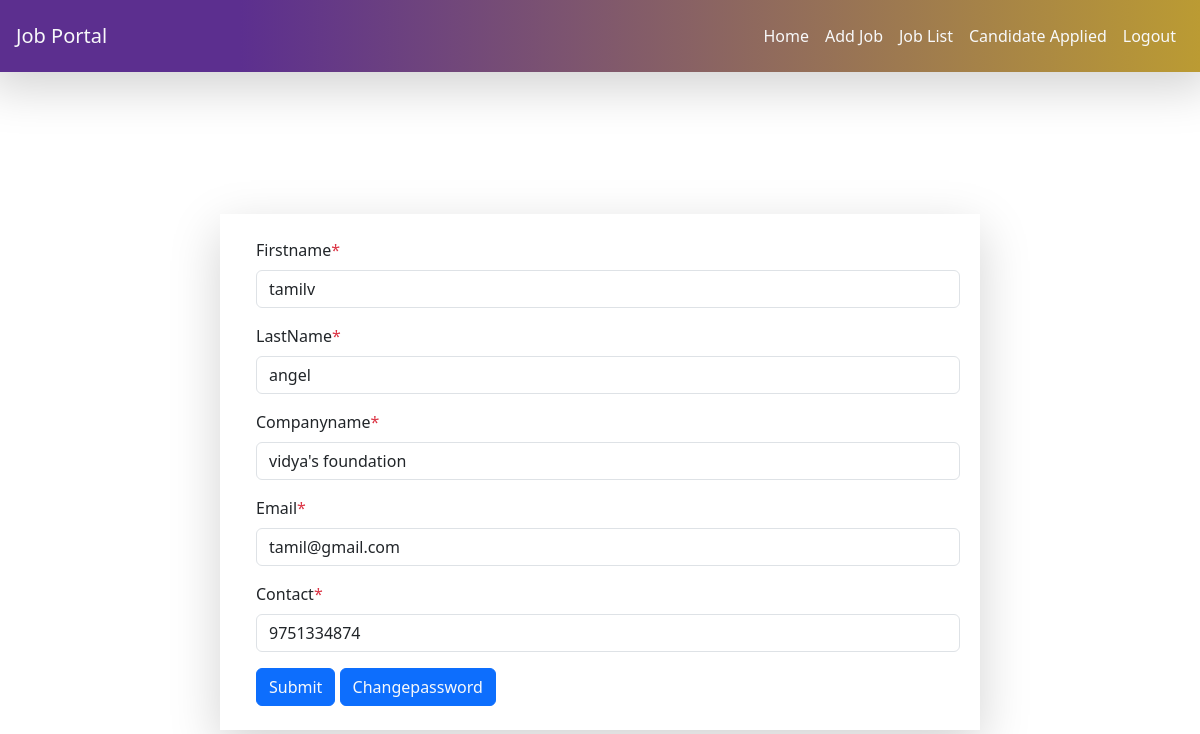
/editemprprofile/1 (signed in), run on the app's committed database.
### app1/models.py (models this page shows, shortened)
class emprsignup(models.Model):
    user = models.ForeignKey(User,on_delete=models.CASCADE)
    company=models.CharField(max_length=100,null=True)
    mobile = models.IntegerField(max_length=15,null=True)
    type = models.CharField(max_length=15,null=True)

### app1/views.py (the view, shortened to what this page needs)
# urls.py: path('editemprprofile/<int:pid>',views.editemprprofile),
def editemprprofile(request,pid):
     if not request.user.is_authenticated:
        return redirect('emprlogin')
     error=""
     job=emprsignup.objects.get(id=pid)
     d = {'error':error,'job':job}
     return render(request,'empr/editemprprofile.html',d)

### templates/empr/editemprprofile.html (shortened to what this page needs)
<!DOCTYPE html>
<html lang="en">
<head>
    <link href="https://cdn.jsdelivr.net/npm/bootstrap@5.3.2/dist/css/bootstrap.min.css" rel="stylesheet">
</head>
<body>
<div class="menu-bar">
  <nav class="navbar navbar-expand-lg p-3 row shadow-lg">
      <div class="container-fluid">
        <a class="navbar-brand text-light" href="#">Job Portal</a>
        <div class="collapse navbar-collapse justify-content-end" id="navbarNav">
          <ul class="navbar-nav">
            <li class="nav-item">
              <a class="nav-link  text-light" href="/emprhome/">Home</a>
            </li>
            <li class="nav-item">
              <a class="nav-link text-light" href="/addjob/addjob/">Add Job</a>
            </li>
            <li class="nav-item">
              <a class="nav-link  text-light" href="/joblist/joblist/">Job List</a>
            </li>
            <li class="nav-item">
              <a class="nav-link  text-light" href="/apcandidate/">Candidate Applied</a>
            </li>
            <li class="nav-item">
              <a class="nav-link text-light" href="/logout/">Logout</a>
            </li>
          </ul>
        </div>
      </div>
    </nav>
  </div>
    <div class="d-flex flex-column min-vh-100 justify-content-center align-items-center">
        <div class="container">
          <div class="row justify-content-center">
            <div class="col-md-8 m-5">
              <form class="row shadow-lg p-3" method="POST">
                      <div class="col-md-12 m-2">
                        <label for="skills" class="form-label">Firstname<span class="text-danger">*</span></label>
                        <input type="text" class="form-control" name="fname" value="{{job.user.first_name}}" id="fname" required/>
                      </div>
                      <div class="col-md-12 m-2">
                        <label for="skills" class="form-label">LastName<span class="text-danger">*</span></label>
                        <input type="text" class="form-control" name="lname" value="{{job.user.last_name}}" id="lname" required/>
                      </div>
                      <div class="col-md-12 m-2">
                        <label for="skills" class="form-label">Companyname<span class="text-danger">*</span></label>
                        <input type="text" class="form-control" name="cname" value="{{job.company}}" id="cname" required/>
                      </div>
                      <div class="col-md-12 m-2">
                        <label for="skills" class="form-label">Email<span class="text-danger">*</span></label>
                        <input type="email" class="form-control" name="email" value="{{job.user.username}}" id="email" required/>
                      </div>
                      <div class="col-md-12 m-2">
                        <label for="skills" class="form-label">Contact<span class="text-danger">*</span></label>
                        <input type="number" class="form-control" name="mobile" value="{{job.mobile}}" id="mobile" required/>
                      </div>
                      <div class="col-md-12 m-2">
                        <input type="submit" class="btn text-light btn-primary" >
                        <a href="/changeemprpassword/" class="btn text-light btn-primary">Changepassword</a>
                      </div>
                </form>
            </div>
          </div>
        </div>
    </div>
</body>
</html>

### templates/empr/editemprprofile.html (style rules this page uses)
.menu-bar { background-image: linear-gradient(to right,#5c2f8f 20%,#bb9b33); }

### data on the page
emprsignup: fname "tamilv", lname "angel", cname "vidya's foundation", email "tamil@gmail.com", mobile "9751334874"
